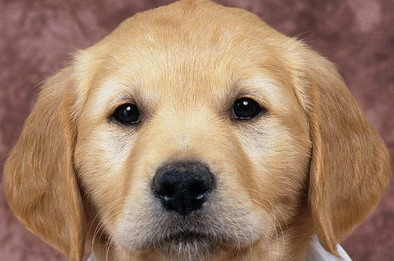
#> input picture files/dog_head.jpg, 394 x 261 px, found by its file name
$ python '直方图.py'
#> lines starting #> are read from the running program, lines starting #| are printed output that depends on the picture; after the words box and inside, x2 and y2 are one past the last pixel; in counts of white or black regions, pixels touching at a corner belong together
import cv2
import numpy as np
import matplotlib.pyplot as plt
# [68 lines left out: functions 绘制直方图, 直方图均衡化, 直方图2D, not called in this run]
#直方图2D()
def 直方图反向投影():
    roi = cv2.imread("opencv\\files\\dog_head.jpg", 1)
#> roi is the input picture: shape (261, 394, 3); mean B, G, R 102.6, 125.7, 158
    hsv = cv2.cvtColor(roi, cv2.COLOR_BGR2HSV)
#> hsv: shape (261, 394, 3); mean H, S, V 28.3, 92.6, 158.2
    #目标搜索图片
    target = cv2.imread("opencv\\files\\dog.jpg", 1)
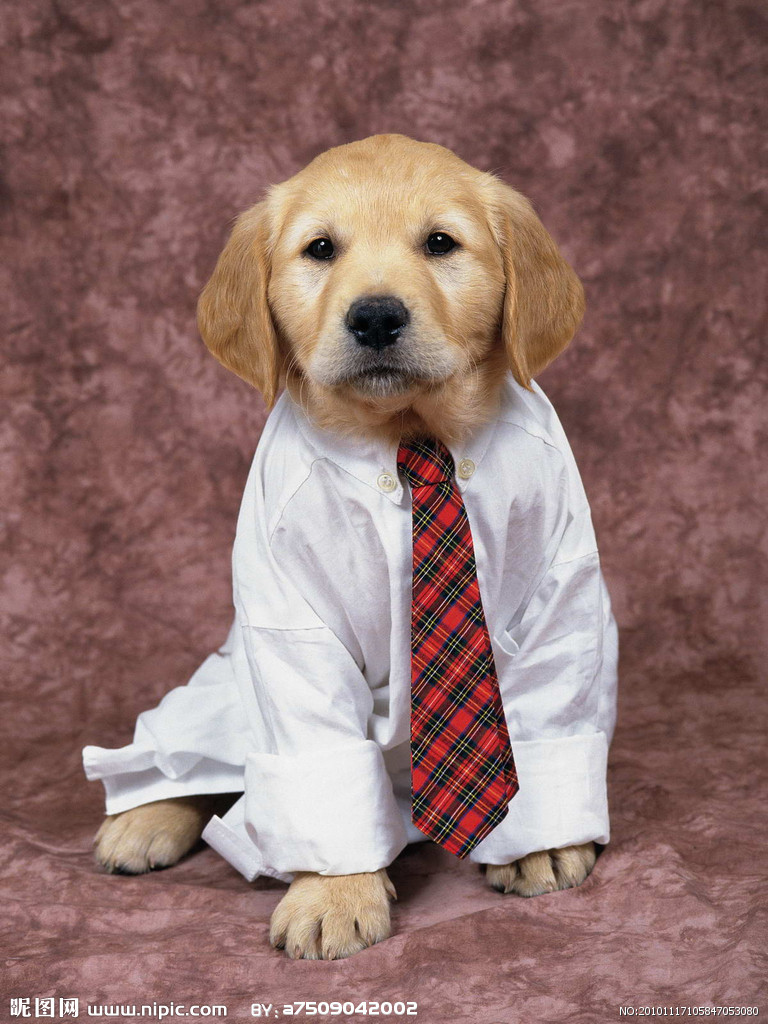
#> input picture files/dog.jpg, 768 x 1024 px, found by its file name
#> target is the input picture: shape (1024, 768, 3); mean B, G, R 108.6, 112.4, 143.2
    hsvt = cv2.cvtColor(target, cv2.COLOR_BGR2HSV)
#> hsvt: shape (1024, 768, 3); mean H, S, V 53.6, 74.7, 144.3
    #计算roi直方图
    roihist = cv2.calcHist([hsv], [0, 1], None, [180, 256], [0, 180, 0, 256])
    #归一化:参数为原图像和输出图像，归一化后值在0-255之间
    cv2.normalize(roihist, roihist, 0, 255, cv2.NORM_MINMAX)
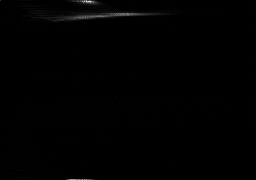
#> roihist: shape (180, 256) float32; min 0, max 255, mean 1
    dst = cv2.calcBackProject([hsvt], [0, 1], roihist, [0, 180, 0, 256], 1)
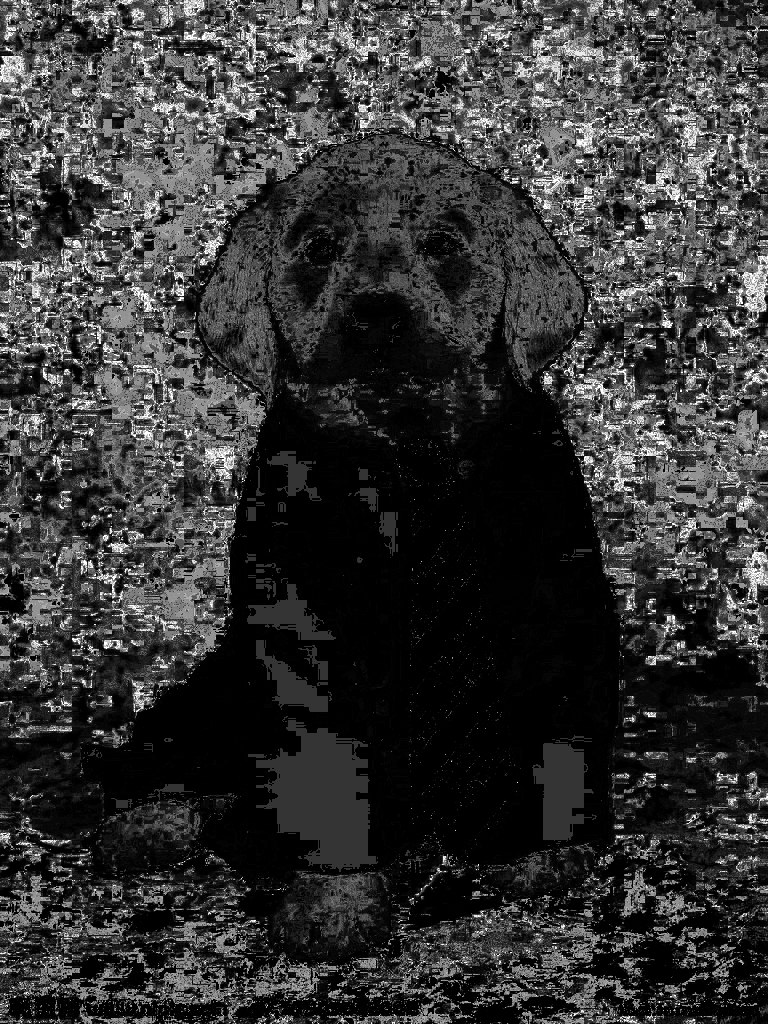
#> dst: shape (1024, 768); min 0, max 255, mean 53.7
    #此处卷积可以把分散的点连在一起
    disc = cv2.getStructuringElement(cv2.MORPH_ELLIPSE, (5, 5))
    dst = cv2.filter2D(dst, -1, disc)
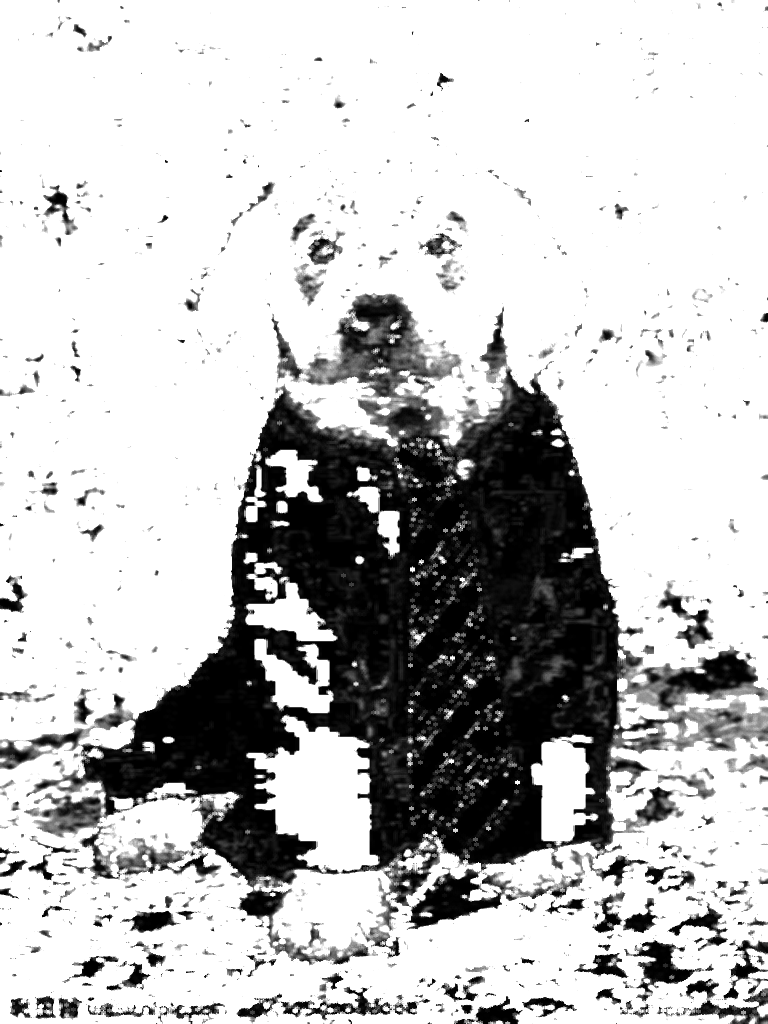
#> dst: shape (1024, 768); min 0, max 255, mean 192.7
    print(dst.shape)
#| (1024, 768)
    ret, thresh = cv2.threshold(dst, 50, 255, 0)
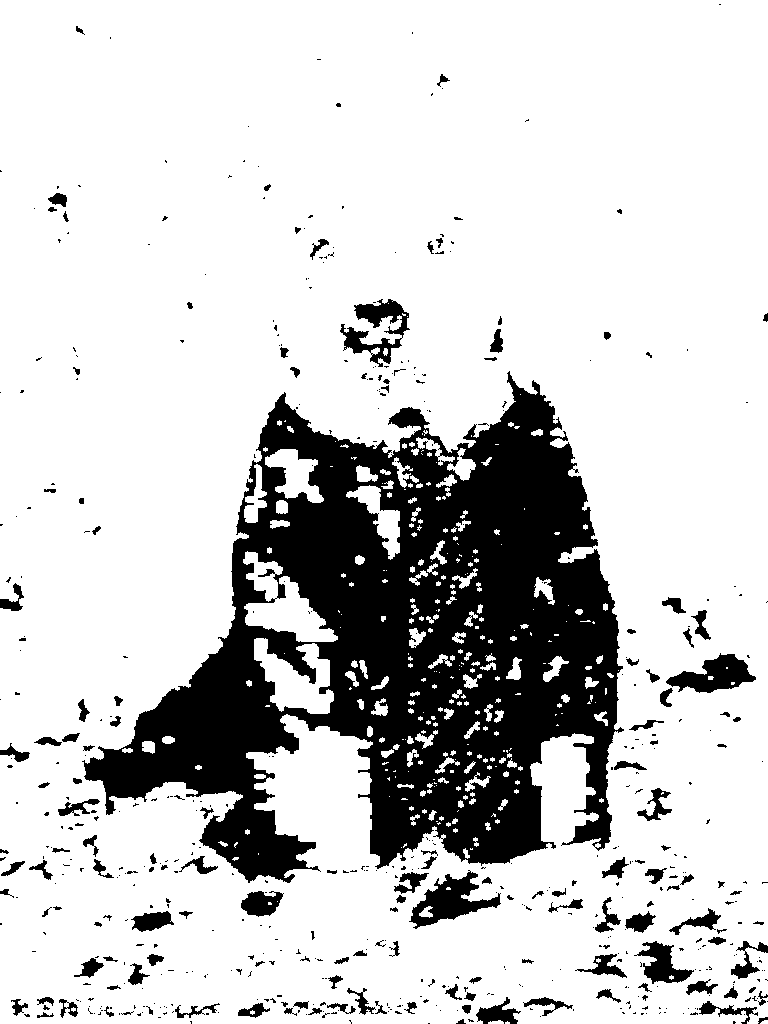
#> thresh: shape (1024, 768); 79.9% white; 570 black regions (422 under 20 px), largest, box (x1, y1, x2, y2) and area: (82, 371, 624, 883) 133835, (409, 870, 501, 929) 2199, (666, 653, 756, 693) 1864
    #使用merge变换成通道图像
    thresh = cv2.merge((thresh, thresh, thresh))
    print(thresh.shape)
#| (1024, 768, 3)
    #按位操作
    print(target.shape)
#| (1024, 768, 3)
    res = cv2.bitwise_and(target, thresh)
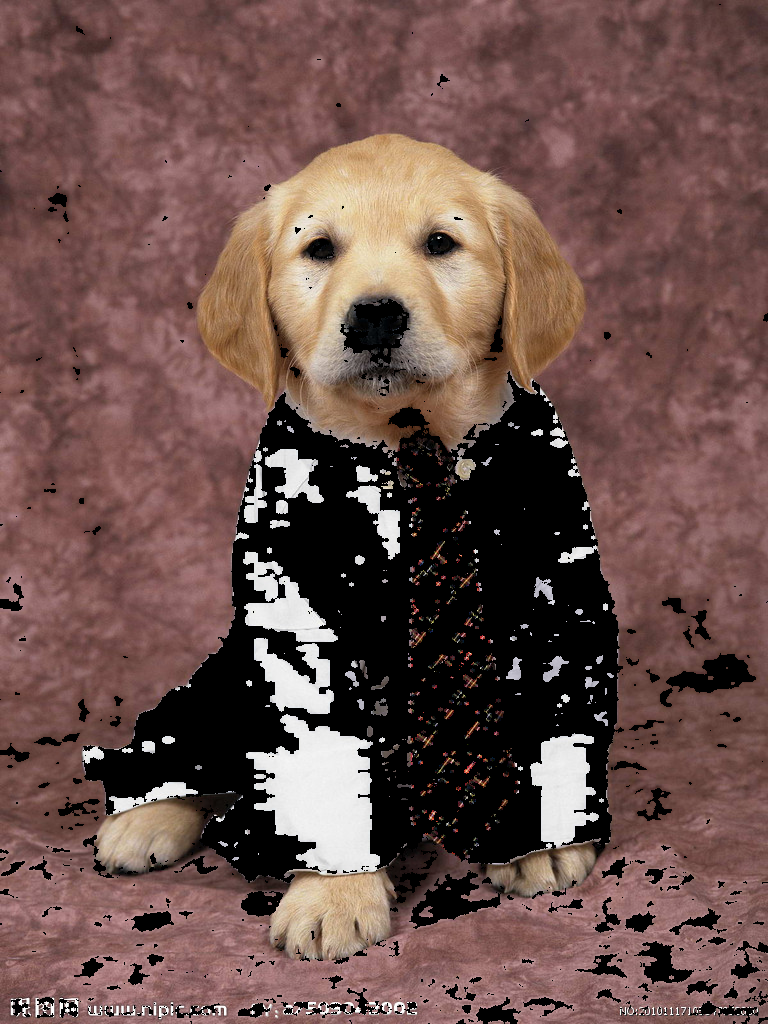
#> res: shape (1024, 768, 3); mean B, G, R 76.3, 81.2, 108.7
    res = np.hstack((target, thresh, res))
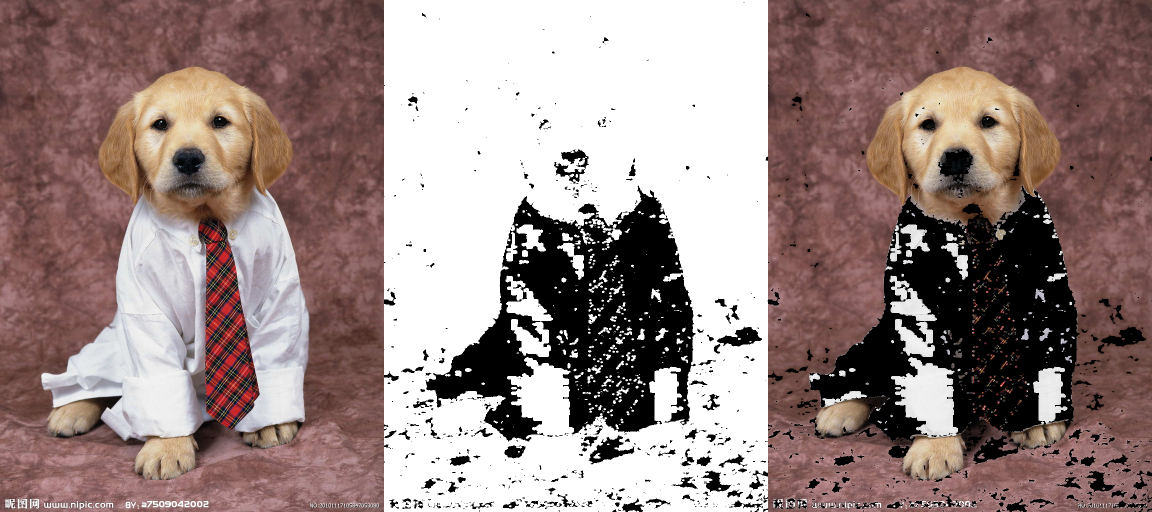
#> res: shape (1024, 2304, 3) (shown at 1/2 size); mean B, G, R 129.6, 132.4, 151.9
    #显示图像
    cv2.imshow('1', res)
    cv2.waitKey(0)
直方图反向投影()
